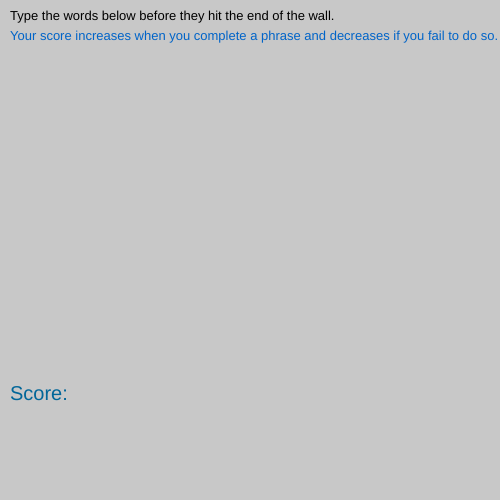
Frame 1 (no input)
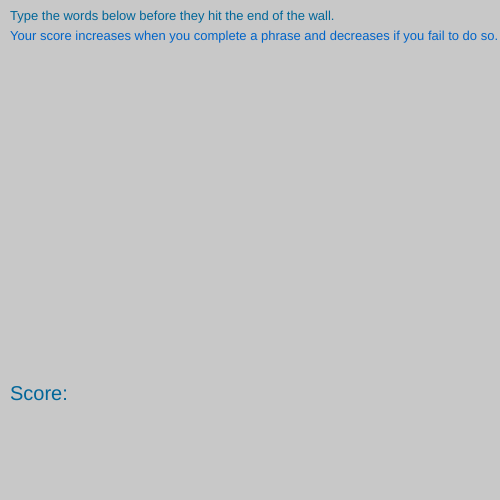
Frame 60 (no input)
Frame 120 (the mouse pressed at the canvas centre since frame 60): identical to frame 60, image omitted

The p5.js sketch that drew these frames (run headless with seeded random() and noise() and a simulated clock; from frame 60 on, the mouse is pressed at the canvas centre):

// p5.js sketch
// ── sketch.js
function setup(){
    createCanvas(500, 500);
    background(100);
}
var x = 0;
function draw(){
    background(200)
    textSize(13);
    text("Type the words below before they hit the end of the wall.", 10, 20);
    fill(0,100,200);
    text("Your score increases when you complete a phrase and decreases if you fail to do so.", 10, 40)
    fill(0,102,153);
    textSize(20);
    text("Score:", 10, 400);
    fill(0,102,153);
}
// HERE
// var value = 0;
// function draw() {
//   fill();
//   text("");
// }
// function keyTyped() {
//   if (key === 'a') {
//     value = 255;
//     } else if (key === 'b') {
//     value = 1;
//     } else if (key === 'c') {
//     value = 0;
//     } else if (key === 'd') {
//     value = 0;
//     } else if (key === 'e') {
//     value = 0;
//     } else if (key === 'f') {
//     value = 0;
//     } else if (key === 'g') {
//     value = 0;
//     } else if (key === 'h') {
//     value = 0;
//     } else if (key === 'i') {
//     value = 0;
//     } else if (key === 'j') {
//     value = 0;
//     } else if (key === 'k') {
//     value = 0;
//     } else if (key === 'l') {
//     value = 0;
//     } else if (key === 'm') {
//     value = 0;
//     } else if (key === 'n') {
//     value = 0;
//     } else if (key === 'o') {
//     value = 0;
//     } else if (key === 'p') {
//     value = 0;
//     } else if (key === 'q') {
//     value = 0;
//     } else if (key === 'r') {
//     value = 0;
//     } else if (key === 's') {
//     value = 0;
//     } else if (key === 't') {
//     value = 0;
//     } else if (key === 'u') {
//     value = 0;
//     } else if (key === 'v') {
//     value = 0;
//     } else if (key === 'w') {
//     value = 0;
//     } else if (key === 'x') {
//     value = 0;
//     } else if (key === 'y') {
//     value = 0;
//     } else if (key === 'z') {
//     value = 0;



  // uncomment to prevent any default behavior
  // return false;
// }

// //display "user type the words below", "your score increases with every correct string and decreases with word hitting the edge"
// //display a number counter
// 
// background(200)
// text(x, //something, // something else)// display randomizedstring
// x++



//HOW TO ACTUALLY DO IT
// var sentence = "Hellow World";
// var typed = "";
// function setup(){
//     createCanvas(400,400);
//     background(50);
//     fill("white");
//     textSize(16);
//     text("pleaser type in the sentence below", 50, 50);
//     text(sentence, 50, 100);
// }

// function keyTyped() {
//     console.log(typed);
//     typed = typed + key;
//     if (typed == sentence);
//     alert("You Win");
// }
